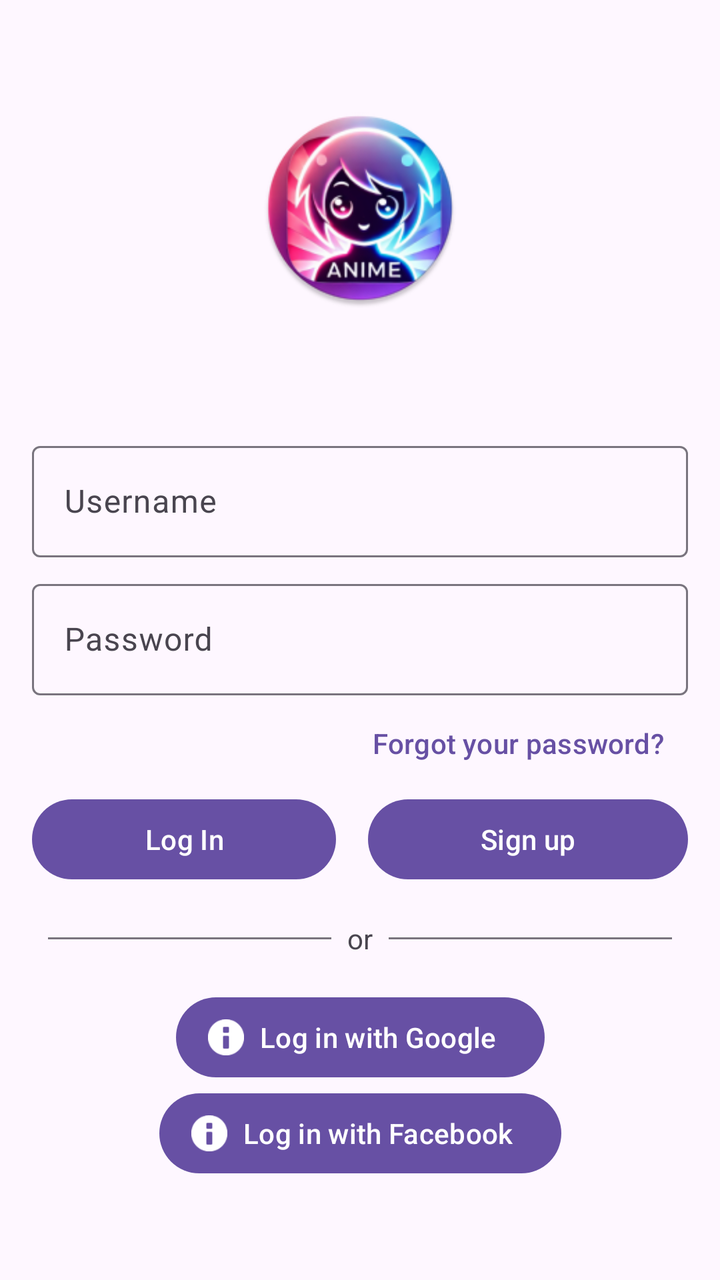
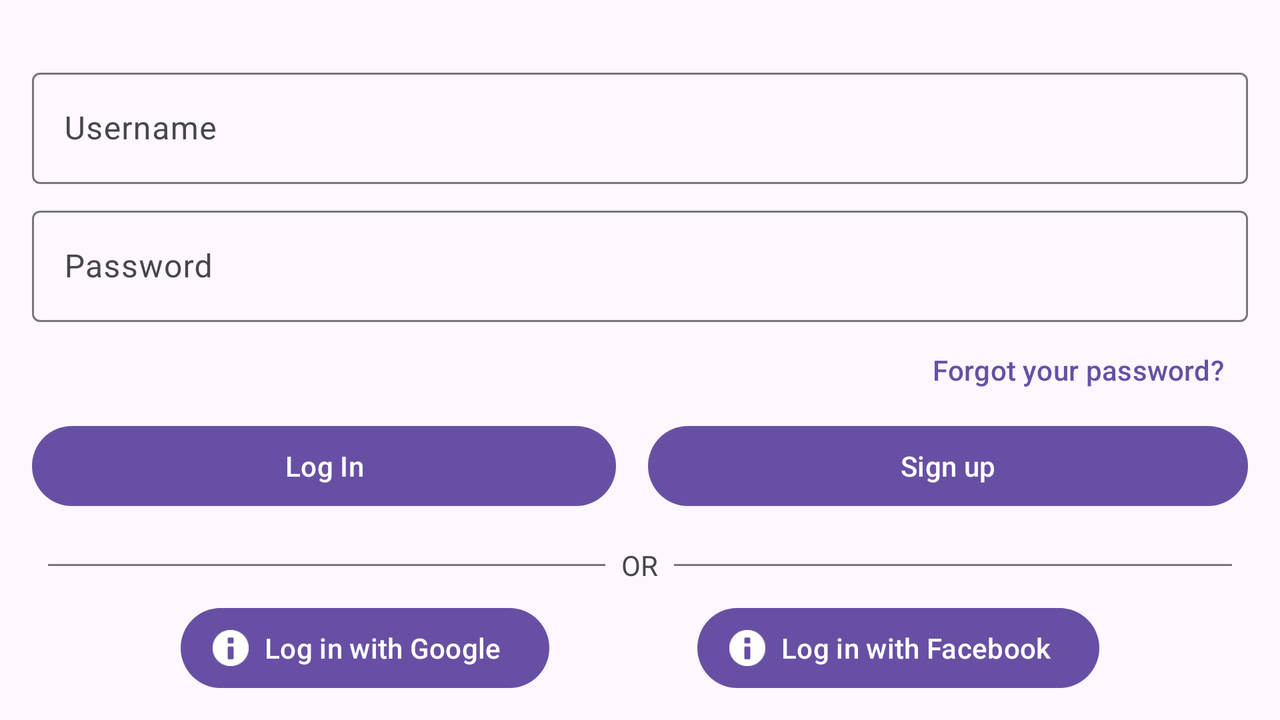

Compare how this app lays out the same screen by default and in its alternative resource folder. The renders come first, then the two layout files and the values they reference.
<!-- AndroidManifest.xml: application theme Theme.MyAnimeCollection -->
<!-- res/layout/activity_login.xml -->
<?xml version="1.0" encoding="utf-8"?>
<androidx.constraintlayout.widget.ConstraintLayout xmlns:android="http://schemas.android.com/apk/res/android"
    xmlns:app="http://schemas.android.com/apk/res-auto"
    xmlns:tools="http://schemas.android.com/tools"
    android:id="@+id/main"
    android:layout_width="match_parent"
    android:layout_height="match_parent"
    tools:context=".LoginActivity">

    <ImageView
        android:id="@+id/logo"
        android:layout_width="100dp"
        android:layout_height="100dp"
        android:importantForAccessibility="no"
        android:src="@mipmap/ic_launcher_round"
        app:layout_constraintBottom_toBottomOf="parent"
        app:layout_constraintEnd_toEndOf="@+id/userInputLayout"
        app:layout_constraintStart_toStartOf="@+id/userInputLayout"
        app:layout_constraintTop_toTopOf="parent"
        app:layout_constraintVertical_bias="0.1" />

    <com.google.android.material.textfield.TextInputLayout
        android:id="@+id/userInputLayout"
        android:layout_width="match_parent"
        android:layout_height="wrap_content"
        android:layout_marginStart="16dp"
        android:layout_marginEnd="16dp"
        app:layout_constraintBottom_toBottomOf="parent"
        app:layout_constraintEnd_toEndOf="parent"
        app:layout_constraintStart_toStartOf="parent"
        app:layout_constraintTop_toBottomOf="@+id/logo"
        app:layout_constraintVertical_bias="0.15">

        <com.google.android.material.textfield.TextInputEditText
            android:layout_width="match_parent"
            android:layout_height="wrap_content"
            android:hint="@string/userInputEditTextHint" />
    </com.google.android.material.textfield.TextInputLayout>

    <com.google.android.material.textfield.TextInputLayout
        android:id="@+id/passwordInputLayout"
        android:layout_width="match_parent"
        android:layout_height="wrap_content"
        android:layout_marginStart="16dp"
        android:layout_marginTop="8dp"
        android:layout_marginEnd="16dp"
        app:layout_constraintEnd_toEndOf="@id/userInputLayout"
        app:layout_constraintStart_toStartOf="@id/userInputLayout"
        app:layout_constraintTop_toBottomOf="@+id/userInputLayout">

        <com.google.android.material.textfield.TextInputEditText
            android:layout_width="match_parent"
            android:layout_height="wrap_content"
            android:hint="@string/passwordInputEditTextHint" />
    </com.google.android.material.textfield.TextInputLayout>

    <Button
        android:id="@+id/forgotPasswordButton"
        style="@style/Widget.Material3.Button.TextButton"
        android:layout_width="wrap_content"
        android:layout_height="wrap_content"
        android:text="@string/forgotPasswordButton"
        app:layout_constraintEnd_toEndOf="@id/passwordInputLayout"
        app:layout_constraintTop_toBottomOf="@+id/passwordInputLayout" />

    <LinearLayout
        android:id="@+id/loginSignupLayout"
        android:layout_width="match_parent"
        android:layout_height="wrap_content"
        android:layout_marginStart="16dp"
        android:layout_marginEnd="16dp"
        app:layout_constraintEnd_toEndOf="@id/userInputLayout"
        app:layout_constraintStart_toStartOf="@id/userInputLayout"
        app:layout_constraintTop_toBottomOf="@+id/forgotPasswordButton">

        <Button
            android:id="@+id/loginButton"
            style="@style/Widget.Material3.Button"
            android:layout_width="wrap_content"
            android:layout_height="wrap_content"
            android:layout_weight="1"
            android:text="@string/loginButton" />

        <Space
            android:layout_width="16dp"
            android:layout_height="wrap_content" />

        <Button
            android:id="@+id/signupButton"
            style="@style/Widget.Material3.Button"
            android:layout_width="wrap_content"
            android:layout_height="wrap_content"
            android:layout_weight="1"
            android:text="@string/signupButton" />
    </LinearLayout>

    <LinearLayout
        android:id="@+id/thirdPartySeparator"
        android:layout_width="match_parent"
        android:layout_height="wrap_content"
        android:layout_marginStart="24dp"
        android:layout_marginTop="8dp"
        android:layout_marginEnd="24dp"
        android:gravity="center"
        android:orientation="horizontal"
        app:layout_constraintEnd_toEndOf="@id/userInputLayout"
        app:layout_constraintStart_toStartOf="@id/userInputLayout"
        app:layout_constraintTop_toBottomOf="@id/loginSignupLayout">

        <View
            android:layout_width="0dp"
            android:layout_height="1dp"
            android:layout_weight="1"
            android:background="?attr/colorOutline" />

        <TextView
            android:layout_width="wrap_content"
            android:layout_height="wrap_content"
            android:padding="8dp"
            android:text="@string/thirdPartySeparator" />

        <View
            android:layout_width="0dp"
            android:layout_height="1dp"
            android:layout_weight="1"
            android:background="?attr/colorOutline" />
    </LinearLayout>

    <Button
        android:id="@+id/googleLoginButton"
        style="@style/Widget.Material3.Button.Icon"
        android:layout_width="wrap_content"
        android:layout_height="wrap_content"
        android:layout_marginTop="8dp"
        android:text="@string/googleLoginButton"
        app:icon="@android:drawable/ic_dialog_info"
        app:layout_constraintEnd_toEndOf="@id/userInputLayout"
        app:layout_constraintStart_toStartOf="@id/userInputLayout"
        app:layout_constraintTop_toBottomOf="@+id/thirdPartySeparator" />

    <Button
        android:id="@+id/facebookLoginButton"
        style="@style/Widget.Material3.Button.Icon"
        android:layout_width="wrap_content"
        android:layout_height="wrap_content"
        android:text="@string/facebookLoginButton"
        app:icon="@android:drawable/ic_dialog_info"
        app:layout_constraintEnd_toEndOf="@+id/googleLoginButton"
        app:layout_constraintStart_toStartOf="@+id/googleLoginButton"
        app:layout_constraintTop_toBottomOf="@+id/googleLoginButton" />

</androidx.constraintlayout.widget.ConstraintLayout>
<!-- resources referenced by this layout -->
<resources>
  <!-- mipmap ic_launcher_round: webp bitmap (mipmap-hdpi, 9258 bytes) -->
  <string name="facebookLoginButton">Log in with Facebook</string>
  <string name="forgotPasswordButton">Forgot your password?</string>
  <string name="googleLoginButton">Log in with Google</string>
  <string name="loginButton">Log In</string>
  <string name="passwordInputEditTextHint">Password</string>
  <string name="signupButton">Sign up</string>
  <string name="thirdPartySeparator">or</string>
  <string name="userInputEditTextHint">Username</string>
  <style name="Theme.MyAnimeCollection" parent="Base.Theme.MyAnimeCollection" />
  <style name="Base.Theme.MyAnimeCollection" parent="Theme.Material3.DayNight.NoActionBar">
          
          
      </style>
</resources>
<!-- res/layout-land/activity_login.xml (the repository's variant of the layout above) -->
<!-- drawn on the phone turned sideways -->
<?xml version="1.0" encoding="utf-8"?>
<androidx.constraintlayout.widget.ConstraintLayout xmlns:android="http://schemas.android.com/apk/res/android"
    xmlns:app="http://schemas.android.com/apk/res-auto"
    xmlns:tools="http://schemas.android.com/tools"
    android:id="@+id/main"
    android:layout_width="match_parent"
    android:layout_height="match_parent"
    tools:context=".LoginActivity">

    <ScrollView
        android:layout_width="match_parent"
        android:layout_height="match_parent"
        app:layout_constraintBottom_toBottomOf="parent"
        app:layout_constraintEnd_toEndOf="parent"
        app:layout_constraintStart_toStartOf="parent"
        app:layout_constraintTop_toTopOf="parent">

        <androidx.constraintlayout.widget.ConstraintLayout
            android:layout_width="match_parent"
            android:layout_height="wrap_content">

            <ImageView
                android:id="@+id/logo"
                android:layout_width="wrap_content"
                android:layout_height="wrap_content"
                app:layout_constraintBottom_toBottomOf="parent"
                app:layout_constraintEnd_toEndOf="@+id/userInputLayout"
                app:layout_constraintStart_toStartOf="@+id/userInputLayout"
                app:layout_constraintTop_toTopOf="parent"
                app:layout_constraintVertical_bias="0.05"
                tools:srcCompat="@tools:sample/avatars" />

            <com.google.android.material.textfield.TextInputLayout
                android:id="@+id/userInputLayout"
                android:layout_width="match_parent"
                android:layout_height="wrap_content"
                android:layout_marginStart="16dp"
                android:layout_marginEnd="16dp"
                app:layout_constraintBottom_toBottomOf="parent"
                app:layout_constraintEnd_toEndOf="parent"
                app:layout_constraintStart_toStartOf="parent"
                app:layout_constraintTop_toBottomOf="@+id/logo"
                app:layout_constraintVertical_bias="0.05">

                <com.google.android.material.textfield.TextInputEditText
                    android:layout_width="match_parent"
                    android:layout_height="wrap_content"
                    android:hint="Username" />
            </com.google.android.material.textfield.TextInputLayout>

            <com.google.android.material.textfield.TextInputLayout
                android:id="@+id/passwordInputLayout"
                android:layout_width="match_parent"
                android:layout_height="wrap_content"
                android:layout_marginStart="16dp"
                android:layout_marginTop="8dp"
                android:layout_marginEnd="16dp"
                app:layout_constraintEnd_toEndOf="@id/userInputLayout"
                app:layout_constraintStart_toStartOf="@id/userInputLayout"
                app:layout_constraintTop_toBottomOf="@+id/userInputLayout">

                <com.google.android.material.textfield.TextInputEditText
                    android:layout_width="match_parent"
                    android:layout_height="wrap_content"
                    android:hint="Password" />
            </com.google.android.material.textfield.TextInputLayout>

            <Button
                android:id="@+id/forgotPasswordButton"
                style="@style/Widget.Material3.Button.TextButton"
                android:layout_width="wrap_content"
                android:layout_height="wrap_content"
                android:text="Forgot your password?"
                app:layout_constraintEnd_toEndOf="@id/passwordInputLayout"
                app:layout_constraintTop_toBottomOf="@+id/passwordInputLayout" />

            <LinearLayout
                android:id="@+id/loginSignupLayout"
                android:layout_width="match_parent"
                android:layout_height="wrap_content"
                android:layout_marginStart="16dp"
                android:layout_marginEnd="16dp"
                app:layout_constraintEnd_toEndOf="@id/userInputLayout"
                app:layout_constraintStart_toStartOf="@id/userInputLayout"
                app:layout_constraintTop_toBottomOf="@+id/forgotPasswordButton">

                <Button
                    android:id="@+id/loginButton"
                    android:layout_width="wrap_content"
                    android:layout_height="wrap_content"
                    android:layout_weight="1"
                    android:text="Log In" />

                <Space
                    android:layout_width="16dp"
                    android:layout_height="wrap_content" />

                <Button
                    android:id="@+id/signupButton"
                    android:layout_width="wrap_content"
                    android:layout_height="wrap_content"
                    android:layout_weight="1"
                    android:text="Sign up" />
            </LinearLayout>

            <LinearLayout
                android:id="@+id/separator"
                android:layout_width="match_parent"
                android:layout_height="wrap_content"
                android:layout_marginStart="24dp"
                android:layout_marginTop="8dp"
                android:layout_marginEnd="24dp"
                android:gravity="center"
                android:orientation="horizontal"
                app:layout_constraintEnd_toEndOf="@id/userInputLayout"
                app:layout_constraintStart_toStartOf="@id/userInputLayout"
                app:layout_constraintTop_toBottomOf="@id/loginSignupLayout">

                <View
                    android:layout_width="0dp"
                    android:layout_height="1dp"
                    android:layout_weight="1"
                    android:background="?attr/colorOutline" />

                <TextView
                    android:layout_width="wrap_content"
                    android:layout_height="wrap_content"
                    android:padding="8dp"
                    android:text="OR" />

                <View
                    android:layout_width="0dp"
                    android:layout_height="1dp"
                    android:layout_weight="1"
                    android:background="?attr/colorOutline" />
            </LinearLayout>

            <Button
                android:id="@+id/googleLoginButton"
                style="@style/Widget.Material3.Button.Icon"
                android:layout_width="wrap_content"
                android:layout_height="wrap_content"
                android:text="Log in with Google"
                app:icon="@android:drawable/ic_dialog_info"
                app:layout_constraintEnd_toStartOf="@+id/facebookLoginButton"
                app:layout_constraintHorizontal_chainStyle="spread"
                app:layout_constraintStart_toStartOf="@id/userInputLayout"
                app:layout_constraintTop_toBottomOf="@id/separator" />

            <Button
                android:id="@+id/facebookLoginButton"
                style="@style/Widget.Material3.Button.Icon"
                android:layout_width="wrap_content"
                android:layout_height="wrap_content"
                android:text="Log in with Facebook"
                app:icon="@android:drawable/ic_dialog_info"
                app:layout_constraintEnd_toEndOf="@id/userInputLayout"
                app:layout_constraintStart_toEndOf="@+id/googleLoginButton"
                app:layout_constraintTop_toBottomOf="@id/separator" />
        </androidx.constraintlayout.widget.ConstraintLayout>
    </ScrollView>
</androidx.constraintlayout.widget.ConstraintLayout>
<!-- resources referenced by the variant -->
<!-- as the phone turned sideways resolves them -->
<resources>
  <style name="Theme.MyAnimeCollection" parent="Base.Theme.MyAnimeCollection" />
  <style name="Base.Theme.MyAnimeCollection" parent="Theme.Material3.DayNight.NoActionBar">
          
          
      </style>
</resources>
